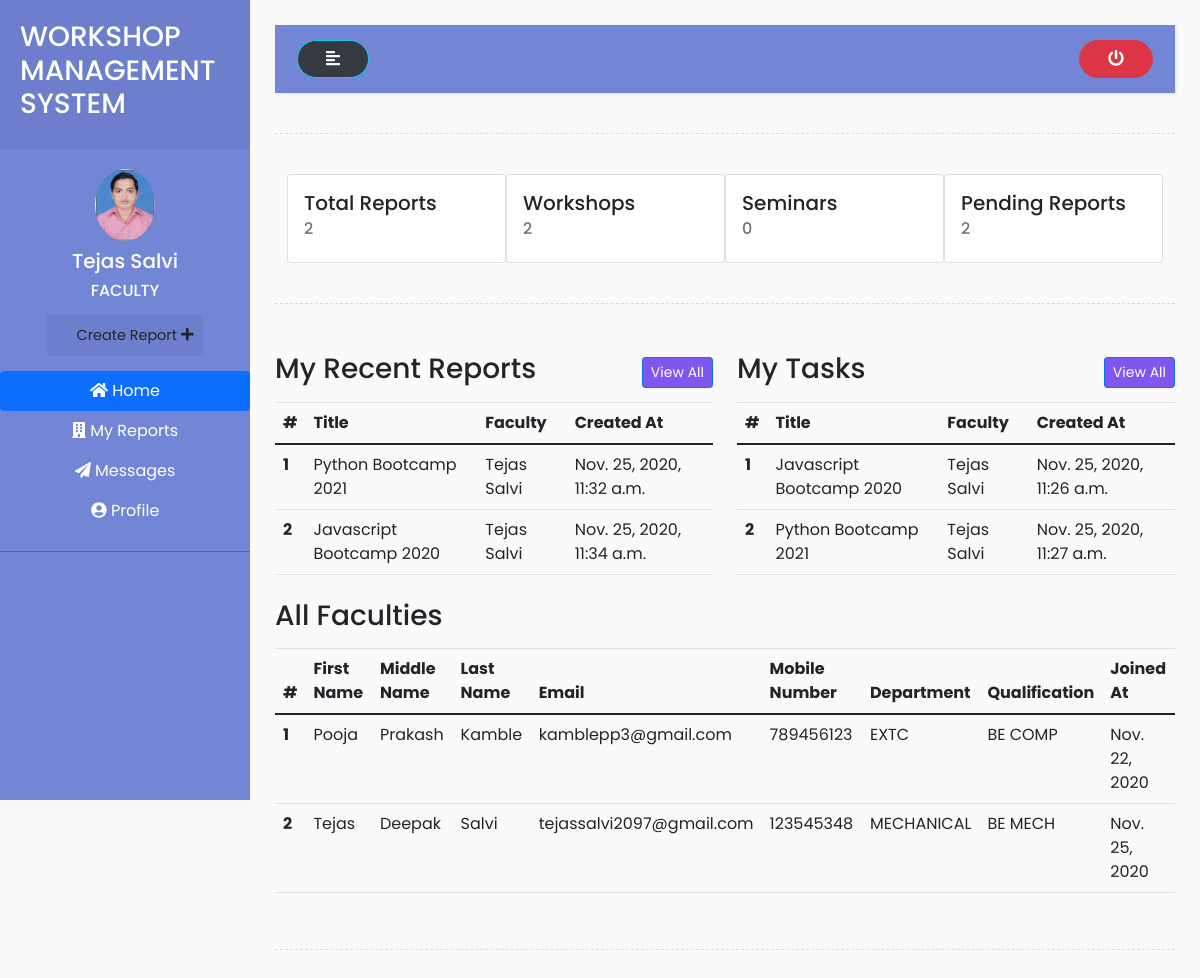
Page /faculty_home/ (signed in) on the committed database.
### accounts/models.py (models this page shows, shortened)
class User(AbstractUser):
    is_hod = models.BooleanField(default=False)
    is_faculty = models.BooleanField(default=False)
    is_student = models.BooleanField(default=False)

class Faculty(models.Model):
    user = models.OneToOneField(User, on_delete = models.CASCADE, primary_key = True)
    middle_name = models.CharField (max_length=50)
    phone_number = models.CharField(max_length=20)
    profile_pic = models.ImageField( upload_to='Faculty/profile_pic/')
    address = models.CharField(max_length=200)
    gender = (
        ('Male','Male'),
        ('Female','Female')
    )
    sex = models.CharField(choices=gender, max_length=50)
    branches =  (
        ('COMPUTER','COMPUTER'),
        ('EXTC','EXTC'),
        ('MECHANICAL','MECHANICAL'),
        ('AUTOMOBILE','AUTOMOBILE')
    )
    branch = models.CharField( choices = branches, max_length=50)
    joined_at = models.DateField( auto_now=False ,null=True)
    qualification = models.CharField( max_length=500)
    def __str__(self):
        return self.user.first_name + " " + self.user.last_name
    class Meta:
        verbose_name_plural = 'Faculties'

class Report(models.Model):
    academic_year = models.IntegerField(null=True,blank=True)
    event_title = models.ForeignKey(TaskAssigned,on_delete=models.CASCADE)
    event_coordinator = models.ForeignKey(Faculty, on_delete=models.CASCADE)
    branches =  (
        ('COMPUTER','COMPUTER'),
        ('EXTC','EXTC'),
        ('MECHANICAL','MECHANICAL'),
        ('AUTOMOBILE','AUTOMOBILE')
    )
    org_department = models.CharField(max_length=50,choices = branches)
    res_person = models.CharField( max_length=150)
    res_person_profile_pic = models.ImageField( upload_to='Resource Person/Profile Pic/',null=True,blank=True)
    start_date = models.DateTimeField(auto_now=False, auto_now_add=False)
    end_date = models.DateTimeField(auto_now=False, auto_now_add=False)
    duration = models.IntegerField()
    types = (
        ('Workshop','Workshop'),
        ('Seminar','Seminar')
    )
    types = models.CharField(max_length=50,choices = types)
    forwhome = (
        ('Student','Student'),
        ('Faculty','Faculty')
    )
    forwhome = models.CharField(max_length=50,choices = forwhome)
    no_participants = models.IntegerField()
    remark = models.CharField( max_length=50,blank=True)
    p_link = models.URLField( max_length=200)
    description = models.TextField(blank=True)
    status = models.IntegerField(default=0)
    created_at=models.DateTimeField(auto_now_add=True)
    updated_at=models.DateTimeField(auto_now_add=True)
    class Meta:
        verbose_name_plural = 'Reports'

class TaskAssigned(models.Model):
    event_title = models.CharField(max_length=50)
    branches =  (
        ('COMPUTER','COMPUTER'),
        ('EXTC','EXTC'),
        ('MECHANICAL','MECHANICAL'),
        ('AUTOMOBILE','AUTOMOBILE')
    )
    org_department = models.CharField(max_length=50, choices = branches)
    forwhome = (
        ('Student','Student'),
        ('Faculty','Faculty')
    )
    forwhome = models.CharField(max_length=50,choices = forwhome)
    res_person = models.CharField(max_length=150)
    types = (
        ('Workshop','Workshop'),
        ('Seminar','Seminar')
    )
    types = models.CharField(max_length=50,choices = types)
    event_coordinator = models.ForeignKey(Faculty,on_delete=models.CASCADE)
    created_at=models.DateTimeField(auto_now_add=True)
    updated_at=models.DateTimeField(auto_now_add=True)
    def __str__(self):
        return self.event_title
    class Meta:
        verbose_name_plural = 'Tasks Assigned'

### accounts/views.py (the view)
# urls.py: path('faculty_home/',views.faculty_home,name="faculty_home"),
@login_required(login_url='login')
def faculty_home(request):
    faculties = Faculty.objects.all()
    my_reports = request.user.faculty.report_set.all()
    pending_reports = request.user.faculty.report_set.filter(status=0)
    pending = pending_reports.count()
    total_reports = my_reports.count()
    workshops = my_reports.filter(types="Workshop").count()
    seminars = my_reports.filter(types="Seminar").count()
    my_tasks = request.user.faculty.taskassigned_set.all()
    context = {
        'faculties' : faculties,
        'my_reports':my_reports,
        'pending_reports':pending_reports,
        'total_reports':total_reports,
        'workshops': workshops,
        'seminars':seminars,
        'pending':pending,
        'my_tasks':my_tasks,
    }
    return render(request,'../templates/faculty/faculty_home.html',context)

### accounts/templates/faculty/faculty_home.html
{% extends 'base.html' %}
{% load static %}
{% block content %}
<div class="wrapper">
  <nav id="sidebar">
    <div class="sidebar-header">
      <h3>WORKSHOP MANAGEMENT SYSTEM</h3>
    </div>
    <ul class="list-unstyled components">
      <div class="d-flex flex-column justify-content-center text-center ">
        {% if request.user.faculty.profile_pic %}
          <a href="{% url 'faculty_profile' %}"><img src="{{request.user.faculty.profile_pic.url}}" class="img-fluid rounded-circle mx-auto mb-2" width="60px" alt=""></a>
        {% else %}
          <a href="{% url 'faculty_profile' %}"><img src="{% static 'img/profile.png' %}" class="img-fluid rounded-circle mx-auto mb-2" width="60px" alt=""></a>
        {% endif %}
        <h5>{{request.user.first_name}} {{request.user.last_name}} </h5>
        <h6>FACULTY</h6>
        <ul class="list-unstyled ">
          <li>
            <button type="button" class="btn">
              <a href="{% url 'create_report' %}">Create Report
                <i class="fas fa-plus"></i>
              </a>
            </button>
          </li>
        </ul>
      </div>
      <div class="nav flex-column nav-pills text-center mt-2" aria-orientation="vertical">
        <a class="nav-link active" href="{% url 'faculty_home' %}" ><i class="fas fa-home"></i> Home</a>
        <a class="nav-link" href="{% url 'my_reports' %}" ><i class="fas fa-building"></i> My Reports</a>
        <a class="nav-link" href="{% url 'messages' %}" ><i class="fas fa-paper-plane"></i> Messages</a>
        <a class="nav-link" href="{% url 'faculty_profile' %}" ><i class="fas fa-user-circle"></i> Profile</a>
      </div>
    </ul>
  </nav>
  <div id="content">
    <nav class="navbar navbar-expand-lg " style="background-color: #7386D5;">
      <div class="container-fluid">
        <button type="button" id="sidebarCollapse" class="btn text-light bg-dark btn-info">
          <i class="fas fa-align-left"></i>
        </button>
        <a href="{% url 'logout' %}">
          <button type="button" class="btn btn-danger">
            <i class="fas fa-power-off"></i>
          </button>
        </a>
      </div>
    </nav>
    <div class="line"></div>
    <div class="tab-content" id="v-pills-tabContent">
      <div class="tab-pane fade show active" id="v-pills-home" role="tabpanel" aria-labelledby="v-pills-home-tab">
        <section class="mt-3">
          <div class="container-fluid d-flex justify-content-around">
            <div class="card" style="width: 18rem;">
              <div class="card-body">
                <h5 class="card-title">Total Reports</h5>
                <h6 class="card-subtitle mb-2 text-muted">{{total_reports}}</h6>
              </div>
            </div>
            <div class="card" style="width: 18rem;">
              <div class="card-body">
                <h5 class="card-title">Workshops</h5>
                <h6 class="card-subtitle mb-2 text-muted">{{workshops}}</h6>
              </div>
            </div>
            <div class="card" style="width: 18rem;">
              <div class="card-body">
                <h5 class="card-title">Seminars</h5>
                <h6 class="card-subtitle mb-2 text-muted">{{seminars}}</h6>
              </div>
            </div>
            <div class="card" style="width: 18rem;">
              <div class="card-body">
                <h5 class="card-title">Pending Reports</h5>
                <h6 class="card-subtitle mb-2 text-muted">{{pending}}</h6>
              </div>
            </div>
          </div>
        </section>
        <div class="line"></div>
        <div class="row">
          <div class="col-md-6">
            <div class="d-flex justify-content-between align-items-center py-2">
              <h3>My Recent Reports</h3>
              <a href="{% url 'my_reports' %}" class="btn btn-sm btn-primary">View All</a>
            </div>
            <div class="table-responsive">
              <table class="table">
                <thead>
                  <tr>
                    <th scope="col">#</th>
                    <th scope="col">Title</th>
                    <th scope="col">Faculty</th>
                    <th scope="col">Created At</th>
                  </tr>
                </thead>
                <tbody>
                {% for report in my_reports %}
                 <tr>
                    <th scope="row">{{forloop.counter}}</th>
                    <td>{{report.event_title}}</td>
                    <td>{{report.event_coordinator}}</td>
                    <td>{{report.created_at}}</td>
                  </tr>
                {% endfor %}
                </tbody>
              </table>
            </div>
          </div>
          <div class="col-md-6">
            <div class="d-flex justify-content-between align-items-center py-2">
              <h3>My Tasks</h3>
              <a href="{% url 'messages' %}" class="btn btn-sm btn-primary">View All</a>
            </div>
            <div class="table-responsive">
              <table class="table">
                <thead>
                  <tr>
                    <th scope="col">#</th>
                    <th scope="col">Title</th>
                    <th scope="col">Faculty</th>
                    <th scope="col">Created At</th>
                  </tr>
                </thead>
                <tbody>
                {% for task in my_tasks %}
                 <tr>
                    <th scope="row">{{forloop.counter}}</th>
                    <td>{{task.event_title}}</td>
                    <td>{{task.event_coordinator}}</td>
                    <td>{{task.created_at}}</td>
                  </tr>
                {% endfor %}
                </tbody>
              </table>
            </div>
          </div>
        </div>
        <div class="row">
          <div class="col-md-12">
            <div class="d-flex justify-content-between py-2">
              <h3>All Faculties</h3>
            </div>
            <div class="table-responsive">
              <table class="table">
                <thead>
                  <tr>
                    <th scope="col">#</th>
                    <th scope="col">First Name</th>
                    <th scope="col">Middle Name</th>
                    <th scope="col">Last Name</th>
                    <th scope="col">Email</th>
                    <th scope="col">Mobile Number</th>
                    <th scope="col">Department</th>
                    <th scope="col">Qualification</th>
                    <th scope="col">Joined At</th>
                  </tr>
                </thead>
                <tbody>
                  {% for faculty in faculties %}
                  <tr>
                    <th scope="row"> {{forloop.counter}} </th>
                    <td>{{faculty.user.first_name}}</td>
                    <td>{{faculty.middle_name}}</td>
                    <td>{{faculty.user.last_name}}</td>
                    <td>{{faculty.user.email}}</td>
                    <td>{{faculty.phone_number}}</td>
                    <td>{{faculty.branch}}</td>
                    <td>{{faculty.qualification}}</td>
                    <td>{{faculty.joined_at}}</td>
                  </tr>
                  {% endfor %}
                </tbody>
              </table>
            </div>
          </div>
        </div>
      </div>
    </div>
    <div class="line"></div>
  </div>
</div>
{% endblock content %}

### accounts/static/css/style2.css (style rules this page uses)
body { font-family: 'Poppins', sans-serif; background: #fafafa; }
a, a:hover, a:focus { color: inherit; text-decoration: none; transition: all 0.3s; }
.navbar { padding: 15px 10px; background: #fff; border: none; border-radius: 0; margin-bottom: 40px; box-shadow: 1px 1px 3px rgba(0, 0, 0, 0.1); }
.line { width: 100%; height: 1px; border-bottom: 1px dashed #ddd; margin: 40px 0; }
.wrapper { display: flex; width: 100%; }
#sidebar { width: 250px; position: fixed; top: 0; left: 0; height: 100vh; z-index: 999; background: #7386D5; color: #fff; transition: all 0.3s; }
#sidebar .sidebar-header { padding: 20px; background: #6d7fcc; }
#sidebar ul.components { padding: 20px 0; border-bottom: 1px solid #47748b; }
#sidebar ul li a { padding: 10px; font-size: 1.1em; display: block; }
ul ul a { font-size: 0.9em !important; padding-left: 30px !important; background: #6d7fcc; }
#content { width: calc(100% - 250px); padding: 25px; min-height: 100vh; transition: all 0.3s; position: absolute; top: 0; right: 0; }

### rows in the picture
User: user.faculty.profile_pic (picture), user.first_name "Tejas", user.last_name "Salvi"
Report: event_title "Python Bootcamp 2021", event_coordinator "Tejas Salvi", created_at "Nov. 25, 2020, 11:32 a.m."
Report: event_title "Javascript Bootcamp 2020", event_coordinator "Tejas Salvi", created_at "Nov. 25, 2020, 11:34 a.m."
TaskAssigned: event_title "Javascript Bootcamp 2020", event_coordinator "Tejas Salvi", created_at "Nov. 25, 2020, 11:26 a.m."
TaskAssigned: event_title "Python Bootcamp 2021", event_coordinator "Tejas Salvi", created_at "Nov. 25, 2020, 11:27 a.m."
Faculty: user.first_name "Pooja", middle_name "Prakash", user.last_name "Kamble", user.email "kamblepp3@gmail.com", phone_number "789456123", branch "EXTC", qualification "BE COMP", joined_at "Nov. 22, 2020"
Faculty: user.first_name "Tejas", middle_name "Deepak", user.last_name "Salvi", user.email "tejassalvi2097@gmail.com", phone_number "123545348", branch "MECHANICAL", qualification "BE MECH", joined_at "Nov. 25, 2020"

### other values in the picture
{{ total_reports }} "2"
{{ workshops }} "2"
{{ seminars }} "0"
{{ pending }} "2"
